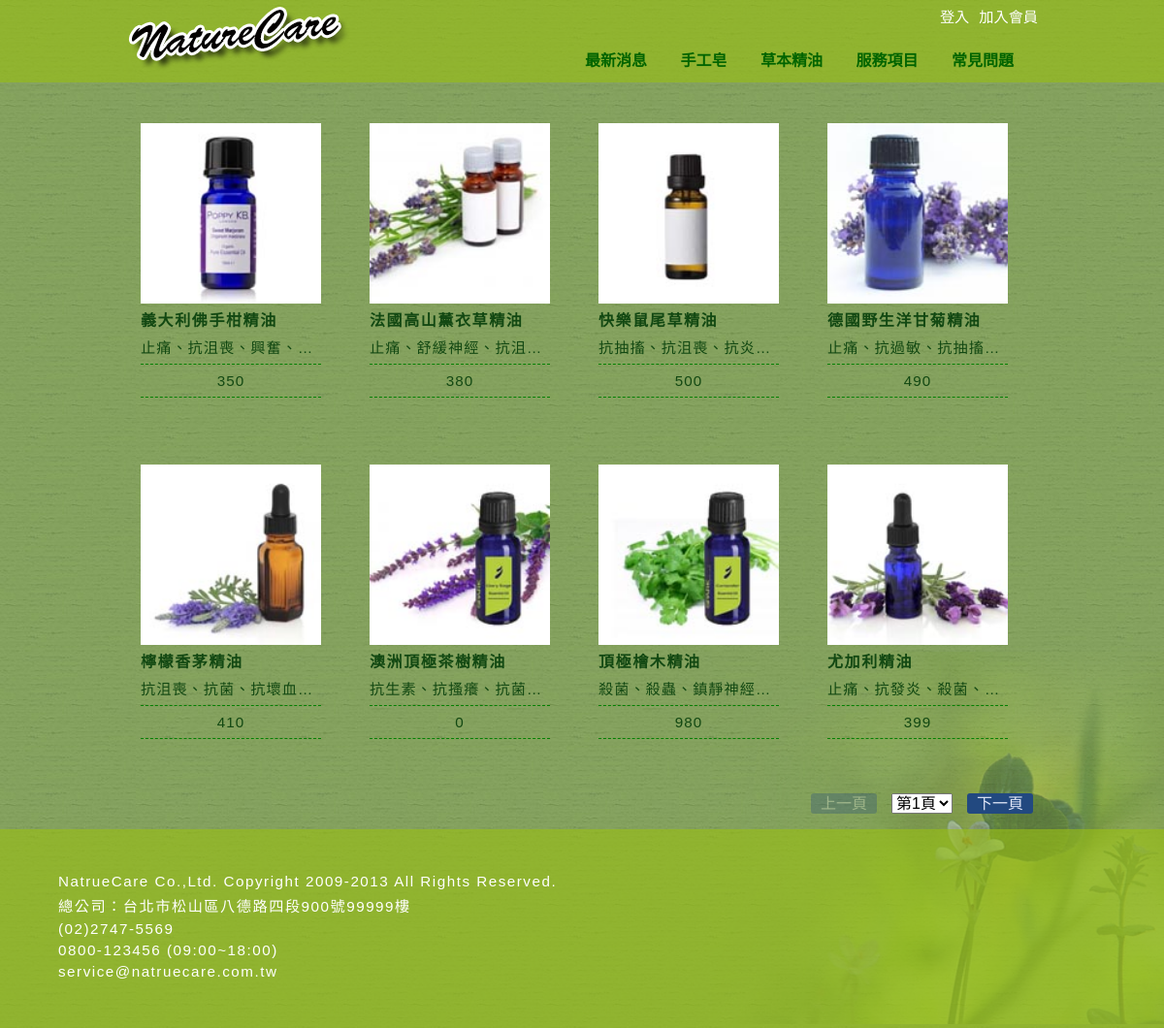
Page /oil.php on the committed database.
### tables this page shows
CREATE TABLE `product` (
  `p_id` mediumint(6) UNSIGNED NOT NULL,
  `p_type` smallint(5) UNSIGNED NOT NULL,
  `p_name` varchar(30) NOT NULL,
  `p_photo` varchar(20) NOT NULL,
  `p_desc` varchar(100) NOT NULL,
  `p_spec` varchar(100) NOT NULL,
  `p_price` mediumint(6) UNSIGNED NOT NULL,
  `p_status` tinyint(1) UNSIGNED NOT NULL,
  `p_on` tinyint(1) UNSIGNED NOT NULL DEFAULT '1'
);

### class/mydb.class.php (called while the page is built, shortened)
<?php
class dbo{
    private $dbHost='192.168.100.12';
    private $dbUser='admin';
    private $dbPwd='1111';
    private $db='ncdb';
    function sql_connect(){
        $this->dbo = new mysqli($this->dbHost, $this->dbUser, $this->dbPwd, $this->db);
    }
}
?>

### oil.php (the view, shortened to what this page needs)
<?php
include_once('class/mydb.class.php');
include_once('class/pageNav.class.php');
$qry="SELECT * FROM product WHERE p_type=2";
$pageNav=new pageNav();
$res = $pageNav->qPageData($qry, 8);
?>
<!DOCTYPE html>
<html lang="zh-TW">
<head>
    <?php include_once('comm/pageHead.php'); ?>
<link rel="stylesheet" href="css/productList.css">
</head>
<body>
<?php include_once('comm/pageHeader.php'); ?>
<main>
<?php
while($row=$res->fetch_array()){
    echo '<a href=productDetail.php?p_id='.$row['p_id'].'>';
    echo '<div class="pItem">';
    echo '    <div class="imgWrap">';
    echo '    <img src="productImg/thum/'.$row['p_photo'].'">';
    echo '    </div>';
    echo '    <h2>'.$row['p_name'].'</h2>';
    echo '    <p>'.$row['p_desc'].'</p>';
    echo '    <p>'.$row['p_price'].'</p>';
    echo '</div></a>';
}
    $pageNav->setRecNav();
?>
</main>
<?php include_once('comm/pageFooter.php'); ?>
</body>
</html>

### comm/pageHead.php (shortened to what this page needs)
<link rel="stylesheet" href="css/normalize.css">
<link rel="stylesheet" href="css/style.css">
<link rel="stylesheet" href="css/operation.css">

### comm/pageHeader.php (shortened to what this page needs)
<header>
    <div id="headerContent">
        <h1><a href="index.php">Nature Care</a></h1>
        <nav id="memNav">
            <ul>
                <?php
                    if(isset($_SESSION['nc_name'])){
                        echo '<li>'.$_SESSION['nc_name'].'</li>';
                        echo '<li><a href="cart.php">購物車</a></li>';
                        echo '<li><a href="orderHistory.php">購物紀錄</a></li>';
                        echo '<li><a href="memberEdit.php">個人資料</a></li>';
                        echo '<li><a href="memberLogout.php">登出</a></li>';
                    }else{
                        echo '<li><a href="memberLogin.php">登入</a></li>';
                        echo '<li><a href="memberAdd.php">加入會員</a></li>';
                    }
                ?>
            </ul>
        </nav>
        <nav id="mainNav">
            <ul>
                <li><a href="news.php">最新消息</a></li>
                <li><a href="soap.php">手工皂</a></li>
                <li><a href="oil.php">草本精油</a></li>
                <li><a href="#">服務項目</a></li>
                <li><a href="#">常見問題</a></li>
            </ul>
        </nav>
    </div>
</header>

### class/pageNav.class.php (shortened to what this page needs)
<?php
class pageNav extends dbo{
    private $pageNum;
    private $totalPages;
    function qPageData($sql, $pageRecMax){
        isset($_GET['pageNum'])?$pageNum=$_GET['pageNum']:$pageNum=0;
        $this->pageNum=$pageNum;
        $startRec=$pageRecMax*$pageNum;
        $totalRec=$this->dbo->query($sql)->num_rows;
        $this->totalPages=ceil($totalRec/$pageRecMax);
        $sql.=' LIMIT '.$startRec.', '.$pageRecMax;
        $res=$this->dbo->query($sql);
        return $res;
    }
    function setRecNav($navStyle=null){
        is_null($navStyle)?$navStyle='both':'';
        $pageNum=$this->pageNum;
        $totalPages=$this->totalPages;
        $curURL=$_SERVER['PHP_SELF'];
        echo '<div class=recPageNav><p>';
        if($navStyle=='btn' || $navStyle=='both'){
            if($pageNum>=1){
                echo '<a href="'.$curURL.'?pageNum='.($pageNum-1).'">上一頁</a>';
            }else{
                echo '<a class="notWork" href="javascript:;">上一頁</a>';
            }
        }
        if($navStyle=='pull' || $navStyle=='both'){
            echo '<select id="goPage" onchange=location.href=this.value>';
            for($i=0;$i<$totalPages;$i++){
                if($i==$pageNum){
                    $sel=' selected';
                }else{
                    $sel='';
                }
                echo '<option'.$sel.' value="'.$curURL.'?pageNum='.($i).'">第'.($i+1).'頁</option>';
            }
            echo '</select>';
        }
        if($navStyle=='btn' || $navStyle=='both'){
            if($pageNum<$totalPages-1){
                echo '<a href="'.$curURL.'?pageNum='.($pageNum+1).'">下一頁</a>';
            }else{
                echo '<a class="notWork" href="javascript:;">下一頁</a>';
            }
        }
        echo '<p></div>';
    }
}
?>

### comm/pageFooter.php
<footer>
    <p>NatrueCare Co.,Ltd. Copyright 2009-2013 All Rights Reserved.</p>
    <p>總公司：台北市松山區八德路四段900號99999樓</p>
    <p>(02)2747-5569</p>
    <p>0800-123456 (09:00~18:00)</p>
    <p>service@natruecare.com.tw</p>
</footer>

### css/style.css (style rules this page uses)
body { background-image: url(../images/bg1.jpg); }
header { height: 85px; background-color: rgba(152, 191, 19, 0.61); }
#headerContent { width: 960px; height: 100%; margin: 0 auto 10px auto; position: relative; }
#headerContent h1 { background-image: url(../images/logo.png); background-repeat: no-repeat; width: 232px; height: 69px; margin: 0; text-indent: -1500px; position: relative; top: 5px; left: 10px; }
#headerContent h1 a { display: block; height: 100%; }
nav ul { list-style-type: none; margin: 0; padding: 0; }
#mainNav { position: absolute; right: 20px; bottom: 10px; }
#mainNav ul li { display: inline-block; }
#mainNav ul a { display: block; text-align: center; text-decoration: none; padding: 2px 5px; margin: 0 10px; border-radius: 3px; font-weight: bold; color: darkgreen; }
#memNav { position: absolute; top: 5px; right: 0; }
#memNav li { display: inline-block; margin-right: 10px; }
#memNav li a { color: white; font-size: 0.95em; text-decoration: none; }
main { min-height: 400px; margin: 10px auto; width: 960px; }
main::after { content:""; display: block; clear: both; }
footer { padding: 45px 60px; background-color: rgba(152, 191, 19, 0.61); position: relative; }
footer::after { content: url(../images/footerBg.png); position: absolute; right: 0; bottom: 0; z-index: -1; }
footer p { margin: 0 0 5px 0; font-size: 0.95em; letter-spacing: 0.1em; color: white; }

### css/operation.css (style rules this page uses)
.recPageNav { margin-top: 5px; }
.recPageNav p { text-align: right; }
.recPageNav a { margin:0 15px; text-decoration: none; background-color: #224980; color: #e1e7f8; padding: 2px 10px; border-radius: 3px; }
.recPageNav a.notWork { opacity: 0.3; }

### css/productList.css (style rules this page uses)
.pItem { width:calc(25% - 54px); display: inline-block; vertical-align: top; margin:20px 10px; padding: 12px 15px; transition: 1.5s; }
.pItem h2 { margin: 0 0 6px 0; color: #124812; font-size: 1em; letter-spacing: 0.1em; }
.pItem .imgWrap img { width: 100%; }
.pItem p { color: #124812; font-size: 0.95em; letter-spacing: 1px; line-height: 23px; margin: 0 0 5px 0; white-space:nowrap; overflow:hidden; text-overflow: ellipsis; }
.pItem>p:last-child { text-align: center; padding: 5px 0; border-bottom: 1px dashed green; border-top: 1px dashed green; }

### rows in the picture
product: p_photo (picture), p_name "義大利佛手柑精油", p_desc "止痛、抗沮喪、興奮、…", p_price "350"
product: p_photo (picture), p_name "法國高山薰衣草精油", p_desc "止痛、舒緩神經、抗沮…", p_price "380"
product: p_photo (picture), p_name "快樂鼠尾草精油", p_desc "抗抽搐、抗沮喪、抗炎…", p_price "500"
product: p_photo (picture), p_name "德國野生洋甘菊精油", p_desc "止痛、抗過敏、抗抽搐…", p_price "490"
product: p_photo (picture), p_name "檸檬香茅精油", p_desc "抗沮喪、抗菌、抗壞血…", p_price "410"
product: p_photo (picture), p_name "澳洲頂極茶樹精油", p_desc "抗生素、抗搔癢、抗菌…", p_price "0"
product: p_photo (picture), p_name "頂極檜木精油", p_desc "殺菌、殺蟲、鎮靜神經…", p_price "980"
product: p_photo (picture), p_name "尤加利精油", p_desc "止痛、抗發炎、殺菌、…", p_price "399"
